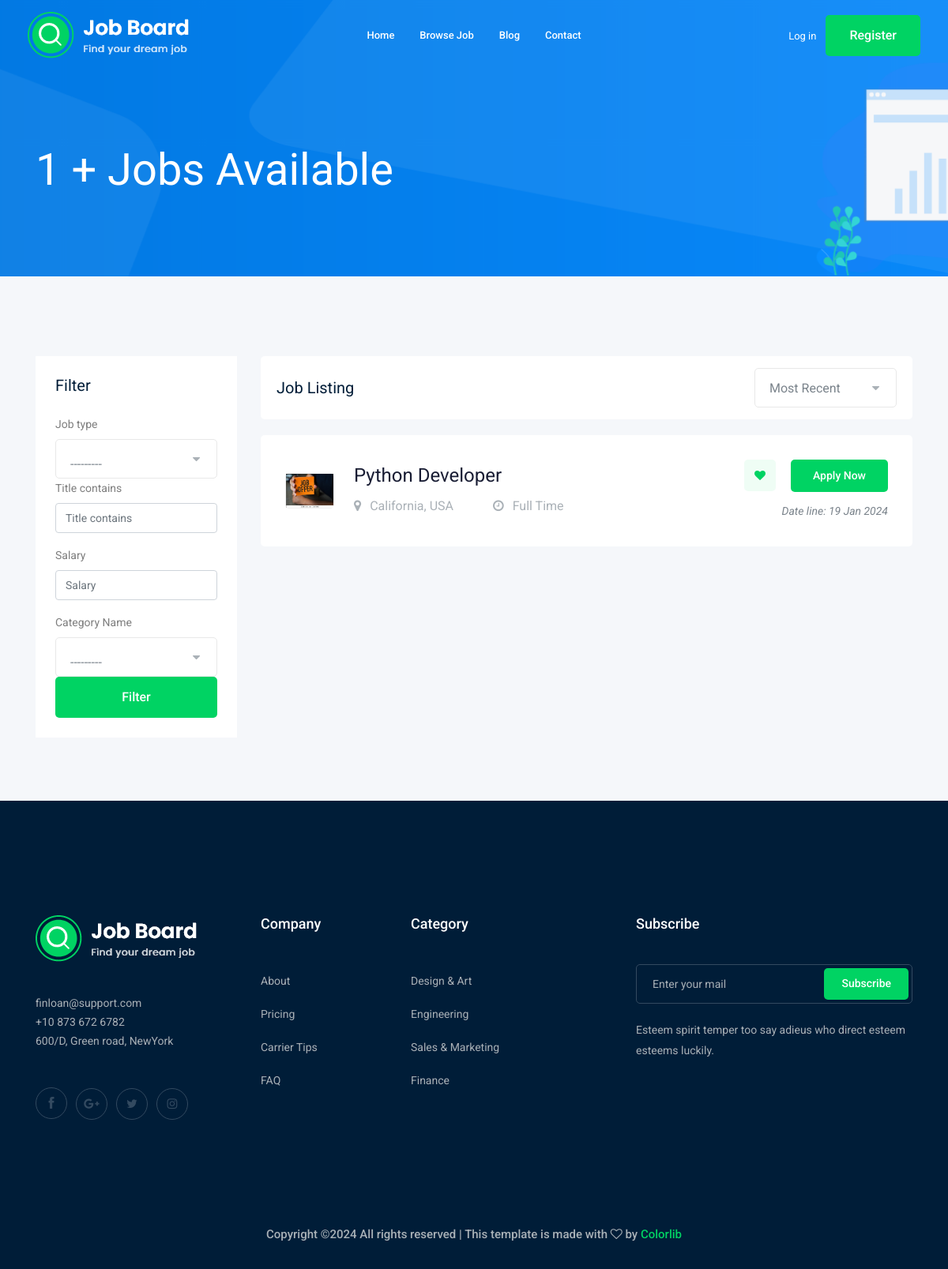
Screenshot of /jobs/ with the database file from the repository.
### job/models.py (models this page shows, shortened)
class Job(models.Model):
	employer = models.ForeignKey(User,  on_delete=models.CASCADE)
	title = models.CharField(max_length=50)
	job_type = models.CharField(max_length=50,choices = jobType)
	Description = models.TextField(max_length = 1000)
	publishedAt = models.DateTimeField(auto_now=True)
	Vacancy = models.IntegerField(default=1)
	salary = models.IntegerField(default=0)
	exp = models.IntegerField(default=1)
	cat = models.ForeignKey(Category,verbose_name = "Category Name", on_delete=models.CASCADE)
	image = models.ImageField(upload_to="media/jobs/", default='media/default/job-offer-on-orange-note-260nw-752376046.jpg')
	slug = models.SlugField(blank=True,null=True)

### job/views.py (the view)
# urls.py: path('', views.jobList,name="jobList"),
def jobList(request):
        jobs = Job.objects.all()
        myfilter = jobFilter(request.GET,queryset=jobs)
        jobs = myfilter.qs
        paginator = Paginator(jobs,10)
        pNum = request.GET.get("page")
        pObjs = paginator.get_page(pNum)
        return render(request,'job/allJobs.html', {'jobs':pObjs,'filter':myfilter})

### job/models.py (called while the page is built)
    def __str__(self):
	    return self.name

### job/templates/job/allJobs.html (shortened to what this page needs)
{% extends 'base.html' %}
{% load bootstrap4 %}
{% block headerElse %}
    <div class="bradcam_area bradcam_bg_1">
        <div class="container">
            <div class="row">
                <div class="col-xl-12">
                    <div class="bradcam_text">
                        <h3>
                            {{jobs|length}} + Jobs Available
                        </h3>
                    </div>
                </div>
            </div>
        </div>
    </div>
{% endblock headerElse %}
{% block body %}
    <div class="job_listing_area plus_padding">
        <div class="container">
            <div class="row">
                <div class="col-lg-3">
                    <div class="job_filter white-bg">
                        <div class="form_inner white-bg">
                            <h3>Filter</h3>
                            <form method="GET">
                                {% bootstrap_form filter.form %}
                                <div class="reset_btn">
                                    <button  class="boxed-btn3 w-100" type="submit">Filter</button>
                                </div>
                            </form>
                        </div>
                    </div>
                </div>
                <div class="col-lg-9">
                    <div class="recent_joblist_wrap">
                        <div class="recent_joblist white-bg ">
                            <div class="row align-items-center">
                                <div class="col-md-6">
                                    <h4>Job Listing</h4>
                                </div>
                                <div class="col-md-6">
                                    <div class="serch_cat d-flex justify-content-end">
                                    </div>
                                </div>
                            </div>
                        </div>
                    </div>
                    <div class="job_lists m-0">
                        <div class="row">
                        {% for job in jobs %}
                            <div class="col-lg-12 col-md-12">
                                <div class="single_jobs white-bg d-flex justify-content-between">
                                    <div class="jobs_left d-flex align-items-center">
                                        <div class="thumb">
                                            <img src="{{job.image.url}}" width="60px" alt="">
                                        </div>
                                        <div class="jobs_conetent">
                                            <a href="{% url 'jobs:jobDetail' job.slug %}"><h4>{{job.title}}</h4></a>
                                            <div class="links_locat d-flex align-items-center">
                                                <div class="location">
                                                    <p> <i class="fa fa-map-marker"></i> California, USA</p>
                                                </div>
                                                <div class="location">
                                                    <p> <i class="fa fa-clock-o"></i> {{job.job_type}}</p>
                                                </div>
                                            </div>
                                        </div>
                                    </div>
                                    <div class="jobs_right">
                                        <div class="apply_now">
                                            <a class="heart_mark" href="#"> <i class="fa fa-heart"></i> </a>
                                            <a href="{% url 'jobs:jobDetail' job.slug %}" class="boxed-btn3">Apply Now</a>
                                        </div>
                                        <div class="date">
                                            <p>Date line: {{job.publishedAt |date:'d M o'}}</p>
                                        </div>
                                    </div>
                                </div>
                            </div>
                            {% endfor %}
                        </div>
                        <div class="row">
                            <div class="col-lg-12">
                            </div>
                        </div>
                    </div>
                </div>
            </div>
        </div>
    </div>
{% endblock body %}

### templates/base.html (style rules this page uses)
.thumb { background-image: initial; background-color: rgb(28, 31, 32); border-color: rgb(52, 57, 59); padding: 0px !important; width: fit-content !important; height: fit-content !important; }
.thumb img { width:60px; }

### rows the page displays
Job: image (picture), title "Python Developer", job_type "Full Time", publishedAt "19 Jan 2024"

### other values shown
{{ jobs|length }} "1"
